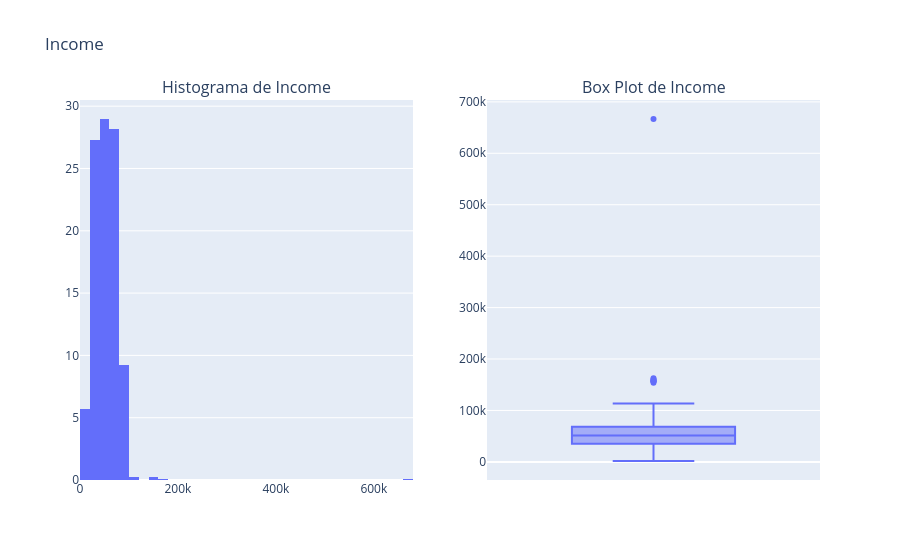

Notebook code for this chart:
### Markdown cell above
O valor máximo de income está alto,  O valor máximo de Income é muito maior do que 75%, mesmo que a variância seja somada a ele. Esse salto no valor deve ser investigado.

O valor max de todas as compras se destacam, mas ainda estão dentro do esperado para o intervalo de 2 anos. Os valores são razoáveis para um cliente frequente que compra produtos a dois anos na loja analisada, então não apresentam comportamento de outlier.

Os demais valores apresentam comportamento dentro do esperado.

Na próxima etapa discutimos a presença de valores nulos em Income. Antes de corrigir esses números com os valores médios dessa variável, é preciso corrigir possíveis outliers.

### Code cell
campo = 'Income'
fig = make_subplots(rows=1, cols=2, subplot_titles=[f'Histograma de {campo}', f'Box Plot de {campo}'])
fig.add_trace(
    px.histogram(df, x=campo, histnorm="percent", nbins=60).data[0],
    row=1, col=1
    )
fig.add_trace(
    px.box(df, y=campo).data[0],
    row=1, col=2
    )
fig.update_layout(title_text=f'{campo}', showlegend=False)
fig.show()

### Figure 1 — Plotly figure (JSON) as saved in the notebook; plotly's stock layout.template omitted (floating-point values rounded to 4 significant figures; data arrays with more than 128 entries replaced by an {"elided": "..."} marker saying what was removed)
{"data": [{"bingroup": "x", "histnorm": "percent", "hovertemplate": "Income=%{x}<br>percent=%{y}<extra></extra>", "legendgroup": "", "marker": {"color": "#636efa", "pattern": {"shape": ""}}, "name": "", "nbinsx": 60, "orientation": "v", "showlegend": false, "type": "histogram", "x": {"elided": "2240 float values"}, "xaxis": "x", "yaxis": "y"}, {"alignmentgroup": "True", "hovertemplate": "Income=%{y}<extra></extra>", "legendgroup": "", "marker": {"color": "#636efa"}, "name": "", "notched": false, "offsetgroup": "", "orientation": "v", "showlegend": false, "type": "box", "x0": " ", "xaxis": "x2", "y": {"elided": "2240 float values"}, "y0": " ", "yaxis": "y2"}], "layout": {"annotations": [{"font": {"size": 16}, "showarrow": false, "text": "Histograma de Income", "x": 0.225, "xanchor": "center", "xref": "paper", "y": 1, "yanchor": "bottom", "yref": "paper"}, {"font": {"size": 16}, "showarrow": false, "text": "Box Plot de Income", "x": 0.775, "xanchor": "center", "xref": "paper", "y": 1, "yanchor": "bottom", "yref": "paper"}], "showlegend": false, "title": {"text": "Income"}, "xaxis": {"anchor": "y", "domain": [0, 0.45]}, "xaxis2": {"anchor": "y2", "domain": [0.55, 1]}, "yaxis": {"anchor": "x", "domain": [0, 1]}, "yaxis2": {"anchor": "x2", "domain": [0, 1]}}}
